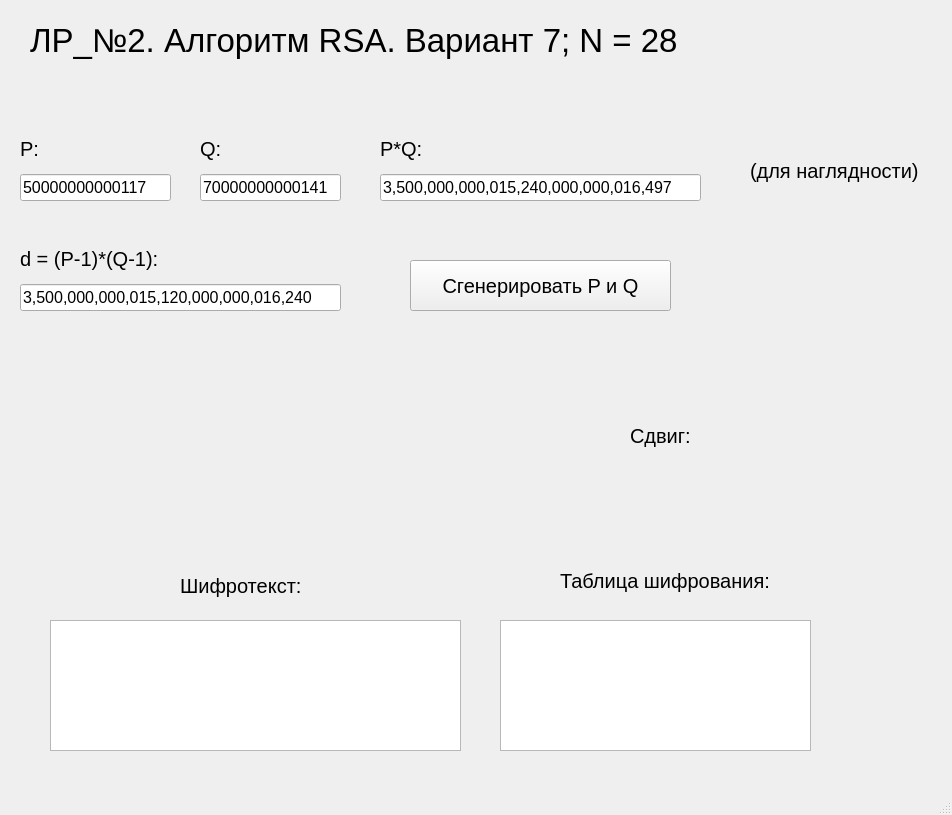
<?xml version="1.0" encoding="UTF-8"?>
<ui version="4.0">
 <class>SSC</class>
 <widget class="QMainWindow" name="SSC">
  <property name="geometry">
   <rect>
    <x>0</x>
    <y>0</y>
    <width>952</width>
    <height>815</height>
   </rect>
  </property>
  <property name="windowTitle">
   <string>SSC</string>
  </property>
  <widget class="QWidget" name="centralwidget">
   <widget class="QTextBrowser" name="textBrowser">
    <property name="geometry">
     <rect>
      <x>50</x>
      <y>620</y>
      <width>411</width>
      <height>131</height>
     </rect>
    </property>
    <property name="font">
     <font>
      <pointsize>12</pointsize>
     </font>
    </property>
   </widget>
   <widget class="QLabel" name="label_4">
    <property name="geometry">
     <rect>
      <x>180</x>
      <y>550</y>
      <width>221</width>
      <height>71</height>
     </rect>
    </property>
    <property name="font">
     <font>
      <pointsize>15</pointsize>
     </font>
    </property>
    <property name="text">
     <string>Шифротекст:</string>
    </property>
   </widget>
   <widget class="QWidget" name="gridLayoutWidget">
    <property name="geometry">
     <rect>
      <x>20</x>
      <y>130</y>
      <width>151</width>
      <height>71</height>
     </rect>
    </property>
    <layout class="QGridLayout" name="gridLayout">
     <item row="2" column="0">
      <widget class="QLineEdit" name="lineEdit">
       <property name="font">
        <font>
         <pointsize>12</pointsize>
        </font>
       </property>
       <property name="text">
        <string>50000000000117</string>
       </property>
       <property name="placeholderText">
        <string>Строка</string>
       </property>
      </widget>
     </item>
     <item row="0" column="0">
      <widget class="QLabel" name="label">
       <property name="font">
        <font>
         <pointsize>15</pointsize>
        </font>
       </property>
       <property name="text">
        <string>P:</string>
       </property>
      </widget>
     </item>
    </layout>
   </widget>
   <widget class="QLabel" name="label_2">
    <property name="geometry">
     <rect>
      <x>30</x>
      <y>20</y>
      <width>691</width>
      <height>40</height>
     </rect>
    </property>
    <property name="font">
     <font>
      <pointsize>25</pointsize>
     </font>
    </property>
    <property name="text">
     <string>ЛР_№2. Алгоритм RSA. Вариант 7; N = 28</string>
    </property>
   </widget>
   <widget class="QWidget" name="gridLayoutWidget_2">
    <property name="geometry">
     <rect>
      <x>200</x>
      <y>130</y>
      <width>141</width>
      <height>71</height>
     </rect>
    </property>
    <layout class="QGridLayout" name="gridLayout_2">
     <item row="0" column="0">
      <widget class="QLabel" name="label_3">
       <property name="font">
        <font>
         <pointsize>15</pointsize>
        </font>
       </property>
       <property name="text">
        <string>Q:</string>
       </property>
      </widget>
     </item>
     <item row="1" column="0">
      <widget class="QLineEdit" name="lineEdit_2">
       <property name="font">
        <font>
         <pointsize>12</pointsize>
        </font>
       </property>
       <property name="text">
        <string>70000000000141</string>
       </property>
       <property name="placeholderText">
        <string>Ключ</string>
       </property>
      </widget>
     </item>
    </layout>
   </widget>
   <widget class="QPushButton" name="pushButton">
    <property name="geometry">
     <rect>
      <x>410</x>
      <y>260</y>
      <width>261</width>
      <height>51</height>
     </rect>
    </property>
    <property name="font">
     <font>
      <pointsize>15</pointsize>
     </font>
    </property>
    <property name="text">
     <string>Сгенерировать P и Q</string>
    </property>
   </widget>
   <widget class="QTextBrowser" name="textBrowser_2">
    <property name="geometry">
     <rect>
      <x>500</x>
      <y>620</y>
      <width>311</width>
      <height>131</height>
     </rect>
    </property>
    <property name="font">
     <font>
      <pointsize>15</pointsize>
     </font>
    </property>
   </widget>
   <widget class="QLabel" name="label_5">
    <property name="geometry">
     <rect>
      <x>560</x>
      <y>560</y>
      <width>221</width>
      <height>41</height>
     </rect>
    </property>
    <property name="font">
     <font>
      <pointsize>15</pointsize>
     </font>
    </property>
    <property name="text">
     <string>Таблица шифрования:</string>
    </property>
   </widget>
   <widget class="QLabel" name="label_6">
    <property name="geometry">
     <rect>
      <x>630</x>
      <y>420</y>
      <width>201</width>
      <height>31</height>
     </rect>
    </property>
    <property name="font">
     <font>
      <pointsize>15</pointsize>
     </font>
    </property>
    <property name="text">
     <string>Сдвиг:</string>
    </property>
   </widget>
   <widget class="QLabel" name="label_7">
    <property name="geometry">
     <rect>
      <x>750</x>
      <y>140</y>
      <width>181</width>
      <height>61</height>
     </rect>
    </property>
    <property name="font">
     <font>
      <pointsize>15</pointsize>
     </font>
    </property>
    <property name="text">
     <string>(для наглядности)</string>
    </property>
   </widget>
   <widget class="QWidget" name="gridLayoutWidget_3">
    <property name="geometry">
     <rect>
      <x>380</x>
      <y>130</y>
      <width>321</width>
      <height>71</height>
     </rect>
    </property>
    <layout class="QGridLayout" name="gridLayout_3">
     <item row="2" column="0">
      <widget class="QLineEdit" name="lineEdit_3">
       <property name="font">
        <font>
         <pointsize>12</pointsize>
        </font>
       </property>
       <property name="text">
        <string>3,500,000,000,015,240,000,000,016,497</string>
       </property>
       <property name="placeholderText">
        <string>Строка</string>
       </property>
      </widget>
     </item>
     <item row="0" column="0">
      <widget class="QLabel" name="label_8">
       <property name="font">
        <font>
         <pointsize>15</pointsize>
        </font>
       </property>
       <property name="text">
        <string>P*Q:</string>
       </property>
      </widget>
     </item>
    </layout>
   </widget>
   <widget class="QWidget" name="gridLayoutWidget_4">
    <property name="geometry">
     <rect>
      <x>20</x>
      <y>240</y>
      <width>321</width>
      <height>71</height>
     </rect>
    </property>
    <layout class="QGridLayout" name="gridLayout_4">
     <item row="2" column="0">
      <widget class="QLineEdit" name="lineEdit_4">
       <property name="font">
        <font>
         <pointsize>12</pointsize>
        </font>
       </property>
       <property name="text">
        <string>3,500,000,000,015,120,000,000,016,240</string>
       </property>
       <property name="placeholderText">
        <string>Строка</string>
       </property>
      </widget>
     </item>
     <item row="0" column="0">
      <widget class="QLabel" name="label_9">
       <property name="font">
        <font>
         <pointsize>15</pointsize>
        </font>
       </property>
       <property name="text">
        <string>d = (P-1)*(Q-1):</string>
       </property>
      </widget>
     </item>
    </layout>
   </widget>
  </widget>
  <widget class="QMenuBar" name="menubar">
   <property name="geometry">
    <rect>
     <x>0</x>
     <y>0</y>
     <width>952</width>
     <height>20</height>
    </rect>
   </property>
  </widget>
  <widget class="QStatusBar" name="statusbar"/>
 </widget>
 <resources/>
 <connections/>
</ui>
